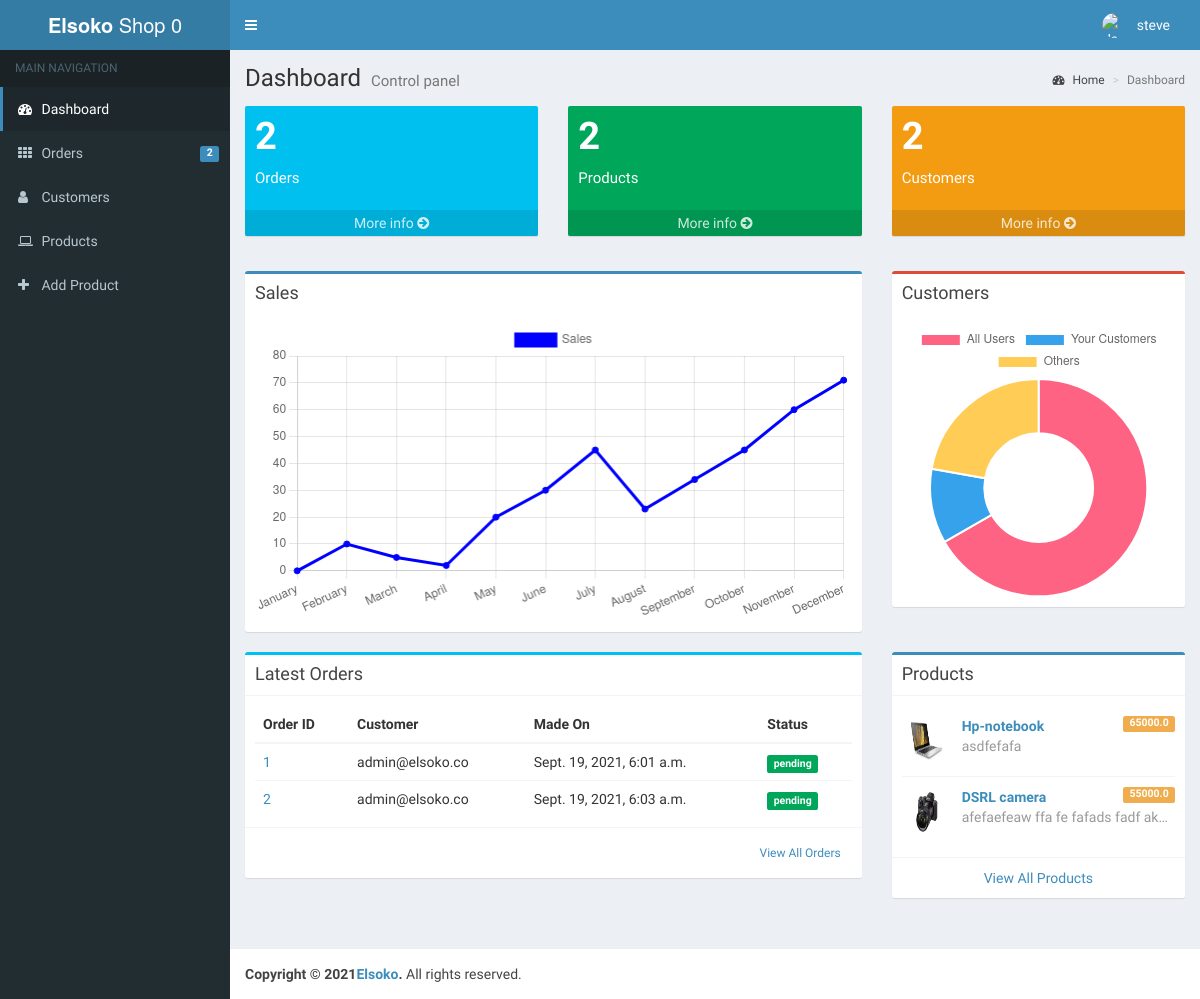
Before: /shop/ (signed in) with the older database file.
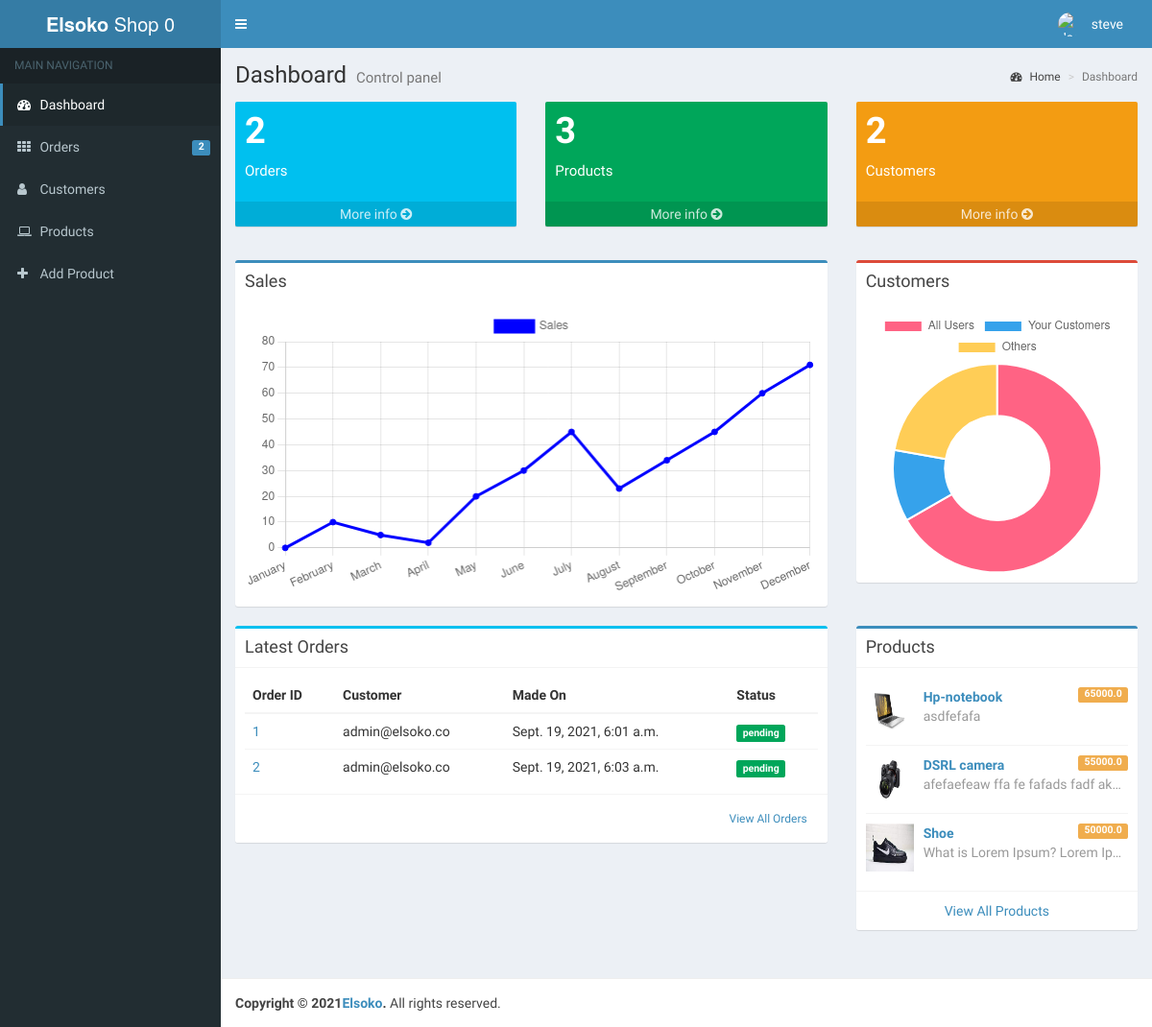
After: the same page with the newer database file.
### main/models.py (models this page shows, shortened)
class Order(models.Model):
    customer = models.ForeignKey(get_user_model(), on_delete=models.CASCADE)
    address = models.CharField(max_length=60)
    location = models.CharField(max_length=60)
    payment = models.CharField(max_length=20)
    transport = models.CharField(max_length=20)
    status = models.CharField(max_length=20, choices=(
        ('pending', 'pending'),
        ('delivered', 'delivered')
    ))
    order_item = models.ManyToManyField(OrderItem)
    paid = models.BooleanField(default=False)
    total = models.FloatField()
    made_on = models.DateTimeField(auto_now_add=True)
    estimated = models.CharField(max_length=100)

class Product(models.Model):
    name = models.CharField(max_length=40)
    shop = models.ForeignKey(Shop, on_delete=models.CASCADE)
    category = models.ForeignKey(SubCategory, on_delete=models.CASCADE)
    new = models.BooleanField(default=True)
    price = models.FloatField()
    discount = models.FloatField(default=0)
    image = models.ImageField(upload_to='product images')
    image2 = models.ImageField(upload_to="product images", blank=True, null=True)
    image3 = models.ImageField(upload_to="product images", blank=True, null=True)
    image4 = models.ImageField(upload_to="product images", blank=True, null=True)
    description_title = models.TextField(blank=True, null=True)
    description = models.TextField()
    created_at = models.DateField(auto_now_add=True)

### users/models.py (models this page shows, shortened)
class User(PermissionsMixin, AbstractBaseUser):
    email = models.EmailField(_('email address'), unique=True)
    firstname = models.CharField(_('firstname'), max_length=30)
    lastname = models.CharField(_('lastname'), max_length=30)
    image = models.ImageField(upload_to="user images", blank=True, null=True)
    is_active = models.BooleanField(_('active'), default=True)
    date_joined = models.DateTimeField(_('date joined'), auto_now_add=True)
    is_staff = models.BooleanField(_('staff'), default=False)
    location = models.CharField(_('location'), max_length=100)
    phone = models.CharField(_('phone'), max_length=20)
    has_shop = models.BooleanField(_('shop'), default=False)
    objects = UserManager()
    USERNAME_FIELD = 'email'
    REQUIRED_FIELDS = []
    class Meta:
        verbose_name = _('user')
        verbose_name_plural = _('users')

### shop/views.py (the view)
# urls.py: path('', views.dashboard, name="shop-dashboard"),
@login_required(login_url='login')
def dashboard(request):
    context = {}
    user = request.user
    shop = Shop.objects.get(owner_id=user.id)
    _shop_orders = Order.objects.filter(order_item__product__shop_id=shop.id)
    shop_products = Product.objects.filter(shop_id=shop.id)
    context["products"] = shop_products
    context["orders"] = _shop_orders
    context["shop"] = shop
    context["owner"] = user
    return render(request, 'shop/index.html', context)

### templates/Shop/index.html (shortened to what the changed rows need)
{% extends 'shop/base.html' %}
{% load static %}
{% block content %}
    <section class="content">
        <div class="row">
            <div class="col-md-8">
              <div class="box box-info">
                <div class="box-body">
                  <div class="table-responsive">
                    <table class="table no-margin">
                      <thead>
                        <tr>
                          <th>Order ID</th>
                          <th>Customer</th>
                          <th>Made On</th>
                          <th>Status</th>
                        </tr>
                      </thead>
                      <tbody>
                      {% for order in orders %}
                        <tr>
                          <td><a href="#">{{ order.id }}</a></td>
                          <td>{{ order.customer }}</td>
                          <td>{{ order.made_on }}</td>
                          <td><span class="label label-success">{{ order.status }}</span></td>
                        </tr>
                        {% endfor %}
                      </tbody>
                    </table>
                  </div>
                </div>
              </div>
            </div>
            <div class="col-md-4">
              <div class="box box-primary">
                <div class="box-body">
                  <ul class="products-list product-list-in-box">
                    {% for prod in products %}
                    <li class="item">
                      <div class="product-img">
                        <img src="{{ prod.image.url }}" alt="Product Image">
                      </div>
                      <div class="product-info">
                        <a href="#" class="product-title">{{ prod.name }} <span class="label label-warning pull-right">{{ prod.price }}</span></a>
                        <span class="product-description">
                          {{ prod.description }}
                        </span>
                      </div>
                    </li>
                      {% endfor %}
                  </ul>
                </div>
              </div>
            </div>
        </div>
    </section>
    <script>
document.getElementById("areaChart")
const labels = [
  'January',
  'February',
  'March',
  'April',
  'May',
  'June', 'July', 'August', 'September', 'October', 'November', 'December'
];
const data = {
  labels: labels,
  datasets: [{
    label: 'Sales',
    backgroundColor: 'blue',
    borderColor: 'blue',
    data: [0, 10, 5, 2, 20, 30, 45, 23, 34, 45, 60, 71],
  }]
};
const config = {
  type: 'line',
  data: data,
  options: {}
};
let lineChart = new Chart(
   document.getElementById("saleChart"), config
)
const d_data = {
  labels: [
    'All Users',
    'Your Customers',
    'Others'
  ],
  datasets: [{
    label: 'Customers',
    data: [300, 50, 100],
    backgroundColor: [
      'rgb(255, 99, 132)',
      'rgb(54, 162, 235)',
      'rgb(255, 205, 86)'
    ],
    hoverOffset: 4
  }]
};
const d_config = {
    type: 'doughnut',
    data: d_data,
}
let doughnutChart = new Chart(
    document.getElementById('pieChart'), d_config
)
    </script>
{% endblock %}

### templates/Shop/base.html (shortened to what the changed rows need)
{% load static %}
<!DOCTYPE html>
<html>
  <head>
    <link href="{% static 'bootstrap/css/bootstrap.min.css' %}" rel="stylesheet" type="text/css" />
    <link href="https://maxcdn.bootstrapcdn.com/font-awesome/4.3.0/css/font-awesome.min.css" rel="stylesheet" type="text/css" />
    <link href="http://code.ionicframework.com/ionicons/2.0.0/css/ionicons.min.css" rel="stylesheet" type="text/css" />
    <link href="{% static 'dist/css/AdminLTE.min.css' %}" rel="stylesheet" type="text/css" />
    <link href="{% static 'dist/css/skins/_all-skins.min.css' %}" rel="stylesheet" type="text/css" />
    <link href="{% static 'plugins/iCheck/flat/blue.css' %}" rel="stylesheet" type="text/css" />
    <link href="{% static 'plugins/morris/morris.css' %}" rel="stylesheet" type="text/css" />
    <link href="{% static 'plugins/jvectormap/jquery-jvectormap-1.2.2.css' %}" rel="stylesheet" type="text/css" />
    <link href="{% static 'plugins/datepicker/datepicker3.css' %}" rel="stylesheet" type="text/css" />
    <link href="{% static 'plugins/daterangepicker/daterangepicker-bs3.css' %}" rel="stylesheet" type="text/css" />
    <link href="{% static 'plugins/bootstrap-wysihtml5/bootstrap3-wysihtml5.min.css' %}" rel="stylesheet" type="text/css" />
  </head>
  <body class="skin-blue">
    <div class="wrapper">
        <div class="content-wrapper">
          <section class="content-header">
            <h1>
              Dashboard
              <small>Control panel</small>
            </h1>
          </section>
          <section class="content">
            <div class="row">
              <div class="col-lg-4 col-xs-6">
                <div class="small-box bg-green">
                  <div class="inner">
                    <h3>{{ products.count }}<sup style="font-size: 20px"></sup></h3>
                    <p>Products</p>
                  </div>
                </div>
              </div>
            </div>
            <div class="row">
                {% block content %}{% endblock %}
            </div>
          </section>
        </div>
      </div>
  </body>
</html>

Changed rows visible on the page:
added Product: image (picture), name "Shoe", price "50000.0", description "What is Lorem Ipsum? Lorem Ip…"
Other visible differences:
{{ products.count }}: "2" → "3"
